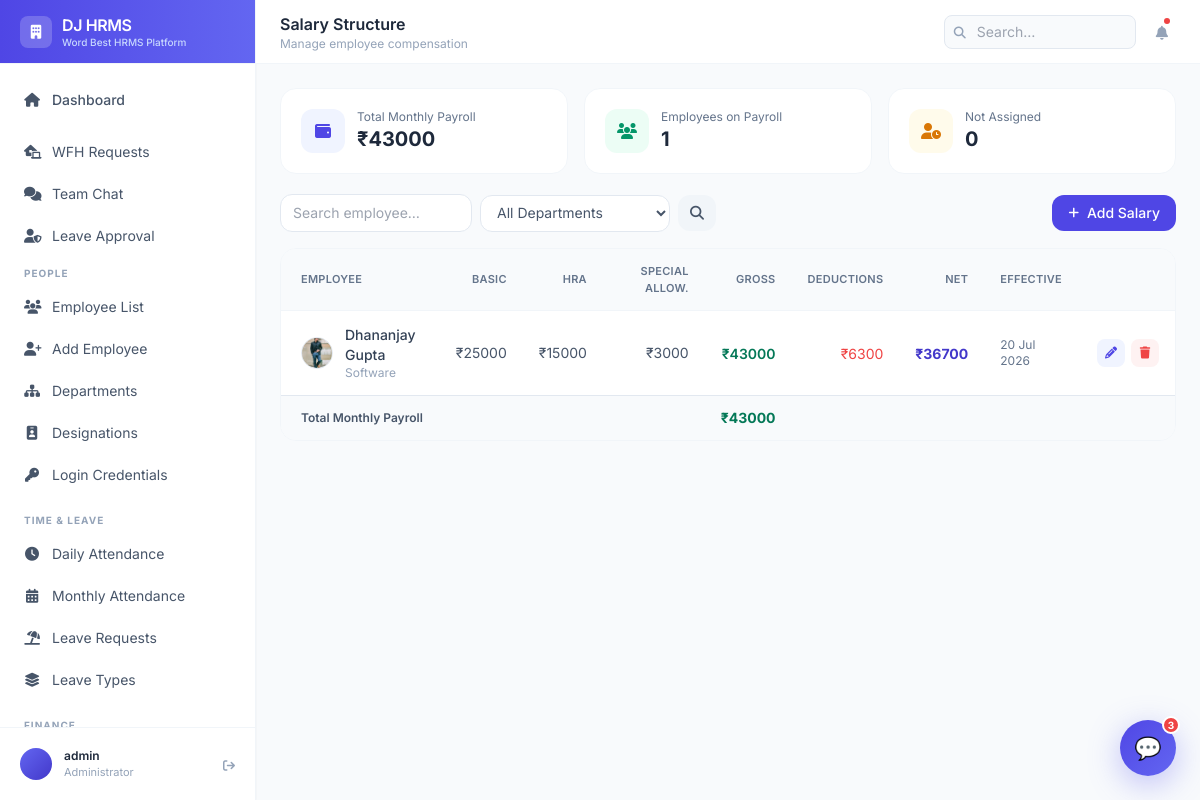
The app's page /payroll/ (signed in), older data.
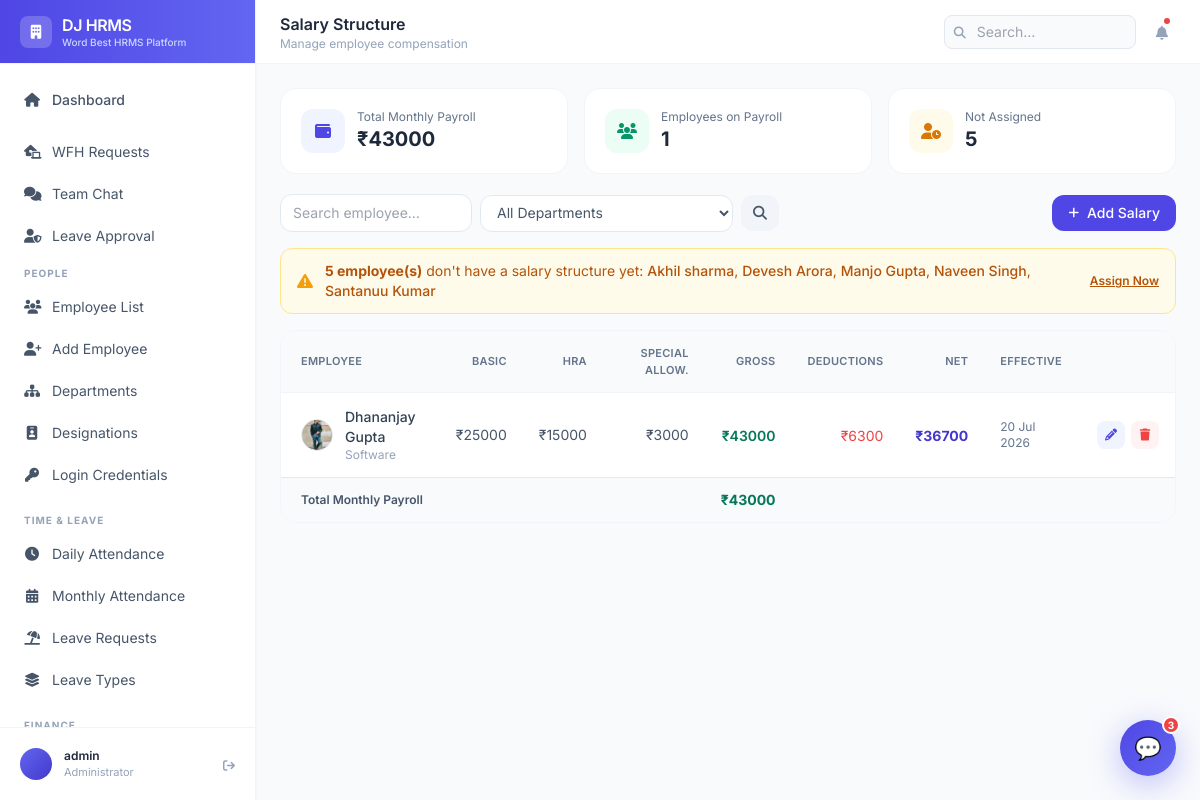
The same page, newer data.
### payroll/models.py (models this page shows, shortened)
class SalaryStructure(models.Model):
    employee = models.OneToOneField(Employee, on_delete=models.CASCADE, related_name='salary_structure')
    basic = models.DecimalField(max_digits=10, decimal_places=2)
    hra = models.DecimalField(max_digits=10, decimal_places=2, default=0)
    special_allowance = models.DecimalField(max_digits=10, decimal_places=2, default=0)
    pf_deduction = models.DecimalField(max_digits=10, decimal_places=2, default=0)
    professional_tax = models.DecimalField(max_digits=10, decimal_places=2, default=0)
    effective_from = models.DateField()
    created_at = models.DateTimeField(auto_now_add=True)
    @property
    def gross_salary(self):
        return self.basic + self.hra + self.special_allowance
    @property
    def net_salary(self):
        return self.gross_salary - self.pf_deduction - self.professional_tax

### employees/models.py (models this page shows, shortened)
class Employee(models.Model):
    GENDER_CHOICES = [('M', 'Male'), ('F', 'Female'), ('O', 'Other')]
    STATUS_CHOICES = [
        ('active', 'Active'),
        ('inactive', 'Inactive'),
        ('on_leave', 'On Leave'),
        ('terminated', 'Terminated'),
    ]
    EMPLOYMENT_TYPE = [
        ('full_time', 'Full Time'),
        ('part_time', 'Part Time'),
        ('contract', 'Contract'),
        ('intern', 'Intern'),
    ]
    user = models.OneToOneField(User, on_delete=models.CASCADE, null=True, blank=True)
    employee_id = models.CharField(max_length=20, unique=True)
    first_name = models.CharField(max_length=50)
    last_name = models.CharField(max_length=50)
    email = models.EmailField(unique=True)
    phone = models.CharField(max_length=15, blank=True)
    date_of_birth = models.DateField(null=True, blank=True)
    gender = models.CharField(max_length=1, choices=GENDER_CHOICES, blank=True)
    photo = models.ImageField(upload_to='employee_photos/', null=True, blank=True)
    department = models.ForeignKey(Department, on_delete=models.SET_NULL, null=True, related_name='employees')
    designation = models.ForeignKey(Designation, on_delete=models.SET_NULL, null=True, related_name='employees')
    date_joined = models.DateField()
    employment_type = models.CharField(max_length=20, choices=EMPLOYMENT_TYPE, default='full_time')
    status = models.CharField(max_length=20, choices=STATUS_CHOICES, default='active')
    address = models.TextField(blank=True)
    emergency_contact_name = models.CharField(max_length=100, blank=True)
    emergency_contact_phone = models.CharField(max_length=15, blank=True)
    created_at = models.DateTimeField(auto_now_add=True)
    updated_at = models.DateTimeField(auto_now=True)
    @property
    def full_name(self):
        return f"{self.first_name} {self.last_name}"
    class Meta:
        ordering = ['first_name', 'last_name']

class Designation(models.Model):
    title = models.CharField(max_length=100, unique=True)
    department = models.ForeignKey(Department, on_delete=models.CASCADE, related_name='designations')
    level = models.PositiveSmallIntegerField(default=1)  # 1=junior, 5=senior
    class Meta:
        ordering = ['title']

### payroll/views.py (the view)
# urls.py: path('', views.salary_structure, name='salary_structure'),
@login_required
def salary_structure(request):
    search    = request.GET.get('search', '')
    dept_id   = request.GET.get('department', '')
    structures = SalaryStructure.objects.select_related(
        'employee', 'employee__department', 'employee__designation'
    ).all()
    if search:
        structures = structures.filter(
            Q(employee__first_name__icontains=search) |
            Q(employee__last_name__icontains=search)  |
            Q(employee__employee_id__icontains=search)
        )
    if dept_id:
        structures = structures.filter(employee__department_id=dept_id)
    assigned_ids    = SalaryStructure.objects.values_list('employee_id', flat=True)
    unassigned_emps = Employee.objects.filter(status='active').exclude(id__in=assigned_ids)
    from employees.models import Department
    departments = Department.objects.all()
    total_payroll = sum(s.gross_salary for s in structures)
    return render(request, 'payroll/salary_structure.html', {
        'structures':      structures,
        'unassigned_emps': unassigned_emps,
        'departments':     departments,
        'total_payroll':   total_payroll,
        'search':          search,
        'selected_dept':   dept_id,
    })

### templates/payroll/salary_structure.html (shortened to what the changed rows need)
{% extends 'base.html' %}
{% block page_title %}Salary Structure{% endblock %}
{% block content %}
<div class="grid grid-cols-1 sm:grid-cols-3 gap-4 mb-5">
  <div class="bg-white rounded-2xl border border-slate-100 p-5 flex items-center gap-3">
    <div>
      <p class="text-slate-500 text-xs">Not Assigned</p>
      <p class="text-xl font-bold text-slate-800">{{ unassigned_emps.count }}</p>
    </div>
  </div>
</div>
{% if unassigned_emps %}
<div class="bg-amber-50 border border-amber-200 rounded-xl px-4 py-3 mb-4 flex items-center gap-3">
  <i class="fas fa-triangle-exclamation text-amber-500"></i>
  <p class="text-amber-700 text-sm">
    <strong>{{ unassigned_emps.count }} employee(s)</strong> don't have a salary structure yet:
    {% for e in unassigned_emps %}
      <span class="font-medium">{{ e.full_name }}</span>{% if not forloop.last %}, {% endif %}
    {% endfor %}
  </p>
  <a href="{% url 'add_salary' %}" class="ml-auto text-amber-700 text-xs font-semibold underline flex-shrink-0">Assign Now</a>
</div>
{% endif %}
<div class="bg-white rounded-2xl border border-slate-100 overflow-hidden">
  <div class="overflow-x-auto">
    <table class="w-full">
      <thead>
        <tr class="bg-slate-50 border-b border-slate-100">
          <th class="text-left text-[11px] font-semibold text-slate-500 uppercase tracking-wide px-5 py-3.5">Employee</th>
          <th class="text-right text-[11px] font-semibold text-slate-500 uppercase tracking-wide px-4 py-3.5">Basic</th>
          <th class="text-right text-[11px] font-semibold text-slate-500 uppercase tracking-wide px-4 py-3.5">HRA</th>
          <th class="text-right text-[11px] font-semibold text-slate-500 uppercase tracking-wide px-4 py-3.5">Special Allow.</th>
          <th class="text-right text-[11px] font-semibold text-slate-500 uppercase tracking-wide px-4 py-3.5">Gross</th>
          <th class="text-right text-[11px] font-semibold text-slate-500 uppercase tracking-wide px-4 py-3.5">Deductions</th>
          <th class="text-right text-[11px] font-semibold text-slate-500 uppercase tracking-wide px-4 py-3.5">Net</th>
          <th class="text-left text-[11px] font-semibold text-slate-500 uppercase tracking-wide px-4 py-3.5">Effective</th>
          <th class="px-4 py-3.5"></th>
        </tr>
      </thead>
      <tbody class="divide-y divide-slate-50">
        {% for s in structures %}
        <tr class="hover:bg-slate-50/60 transition-colors">
          <td class="px-5 py-3.5">
            <div class="flex items-center gap-3">
              {% if s.employee.photo %}
                <img src="{{ s.employee.photo.url }}" class="w-8 h-8 rounded-full object-cover flex-shrink-0 border border-slate-200">
              {% else %}
                <div class="w-8 h-8 rounded-full bg-brand-100 text-brand-700 flex items-center justify-center text-xs font-bold flex-shrink-0">
                  {{ s.employee.first_name|first|upper }}{{ s.employee.last_name|first|upper }}
                </div>
              {% endif %}
              <div>
                <p class="text-slate-700 text-sm font-medium">{{ s.employee.full_name }}</p>
                <p class="text-slate-400 text-xs">{{ s.employee.designation.title|default:"—" }}</p>
              </div>
            </div>
          </td>
          <td class="px-4 py-3.5 text-right text-slate-600 text-sm">₹{{ s.basic|floatformat:0 }}</td>
          <td class="px-4 py-3.5 text-right text-slate-600 text-sm">₹{{ s.hra|floatformat:0 }}</td>
          <td class="px-4 py-3.5 text-right text-slate-600 text-sm">₹{{ s.special_allowance|floatformat:0 }}</td>
          <td class="px-4 py-3.5 text-right">
            <span class="text-emerald-700 font-semibold text-sm">₹{{ s.gross_salary|floatformat:0 }}</span>
          </td>
          <td class="px-4 py-3.5 text-right">
            <span class="text-red-500 text-sm">
              ₹{% with d=s.pf_deduction|add:s.professional_tax %}{{ d|floatformat:0 }}{% endwith %}
            </span>
          </td>
          <td class="px-4 py-3.5 text-right">
            <span class="text-brand-700 font-bold text-sm">₹{{ s.net_salary|floatformat:0 }}</span>
          </td>
          <td class="px-4 py-3.5 text-slate-500 text-xs">{{ s.effective_from|date:"d M Y" }}</td>
          <td class="px-4 py-3.5">
            <div class="flex items-center gap-1.5">
              <a href="{% url 'edit_salary' s.pk %}"
                class="w-7 h-7 rounded-lg bg-brand-50 text-brand-600 hover:bg-brand-100 flex items-center justify-center text-xs" title="Edit">
                <i class="fas fa-pencil"></i>
              </a>
              <button onclick="confirmDelete('{{ s.employee.full_name }}', '{% url 'delete_salary' s.pk %}')"
                class="w-7 h-7 rounded-lg bg-red-50 text-red-500 hover:bg-red-100 flex items-center justify-center text-xs" title="Delete">
                <i class="fas fa-trash"></i>
              </button>
            </div>
          </td>
        </tr>
        {% endfor %}
      </tbody>
    </table>
  </div>
</div>
{% endblock %}

Row changes from the older to the newer data that the page shows:
added Employee: full_name "Akhil sharma"
added Employee: full_name "Devesh Arora"
added Employee: full_name "Manjo Gupta"
added Employee: full_name "Naveen Singh"
added Employee: full_name "Santanuu Kumar"
Text that changed along with them:
{{ unassigned_emps.count }}: "0" → "5"
{{ unassigned_emps.count }}: (not shown) → "5"
text now shown: "employee(s) don't have a salary structure yet: Assign Now"
